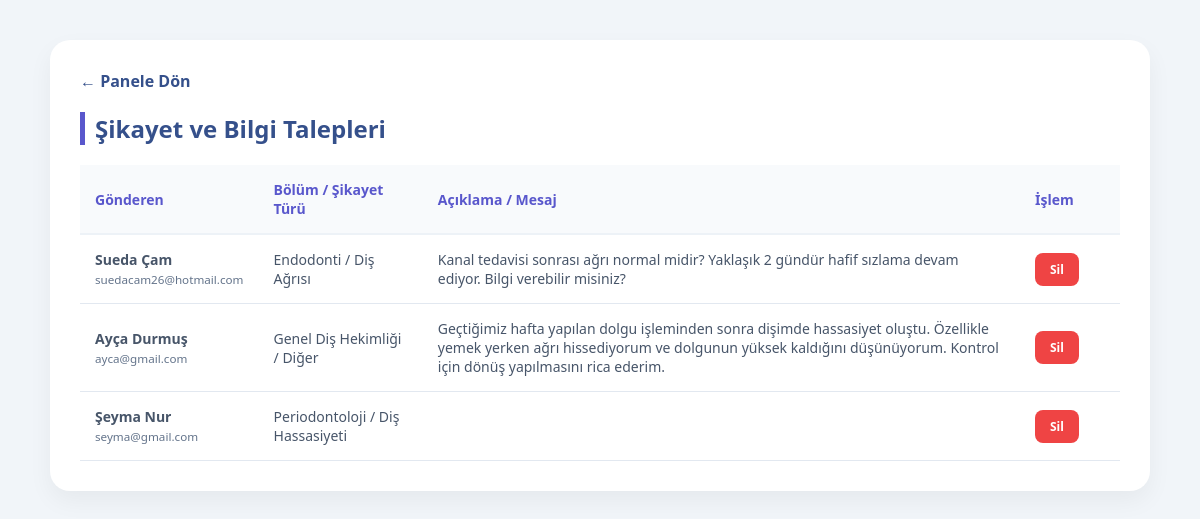
The app's page /admin/sikayetler.php (signed in) with its own data.
### tables this page shows
CREATE TABLE `sikayetvebilgi_talepleri` (
  `id` int NOT NULL,
  `ad` varchar(100) NOT NULL,
  `soyad` varchar(100) NOT NULL,
  `email` varchar(255) NOT NULL,
  `telefon` varchar(11) NOT NULL,
  `ilgili_bolum` varchar(100) DEFAULT NULL,
  `sikayet_turu` varchar(100) DEFAULT NULL,
  `aciklama` text NOT NULL
);

### dal/db.php (called while the page is built)
<?php
class db {
    private static $host = 'localhost';
    private static $dbname = 'disklinik_sistemi';
    private static $username = 'root';
    private static $password = 'sueda2005';
    private static $connection = null;
    public static function connect() {
        if (self::$connection === null) {
            try {
                self::$connection = new PDO(
                    "mysql:host=" . self::$host . ";dbname=" . self::$dbname . ";charset=utf8mb4",
                    self::$username,
                    self::$password
                );
                self::$connection->setAttribute(PDO::ATTR_ERRMODE, PDO::ERRMODE_EXCEPTION);
            } catch(PDOException $e) {
                die("Veritabanı bağlantı hatası: " . $e->getMessage());
            }
        }
        return self::$connection;
    }
}
?>

### bl/admin_bl.php (called while the page is built, shortened)
<?php
require_once __DIR__ . '/../dal/sikayet_dal.php';
class admin_bl {
    private $sikayetDAL;
    public function __construct() {
        $this->sikayetDAL = new sikayet_dal();
    }
    public function tumTalepler() { return $this->sikayetDAL->tumTalepleriGetir(); }
}
?>

### dal/sikayet_dal.php (called while the page is built, shortened)
<?php
require_once __DIR__ . '/db.php';
class sikayet_dal {
    private $db;
    public function __construct() {
        $this->db = db::connect();
    }
    public function tumTalepleriGetir() {
        $stmt = $this->db->prepare("CALL talepHepsi()");
        $stmt->execute();
        return $stmt->fetchAll(PDO::FETCH_ASSOC);
    }
}
?>

### admin/sikayetler.php (the view, shortened to what this page needs)
<?php
require_once __DIR__ . '/../bl/admin_bl.php';
$adminService = new admin_bl();
$talepler = $adminService->tumTalepler();
?>
<!DOCTYPE html>
<html lang="tr">
<head>
    <link rel="stylesheet" href="../css/style.css">
</head>
<body>
<div class="container">
    <a href="panel.php" class="geri-link">← Panele Dön</a>
    <h1>Şikayet ve Bilgi Talepleri</h1>
    <table>
        <thead>
            <tr>
                <th>Gönderen</th>
                <th>Bölüm / Şikayet Türü</th>
                <th>Açıklama / Mesaj</th>
                <th style="width: 100px;">İşlem</th>
            </tr>
        </thead>
        <tbody>
            <?php foreach($talepler as $t): ?>
            <tr>
                <td>
                    <strong><?= htmlspecialchars(($t['ad'] ?? '') . " " . ($t['soyad'] ?? '')) ?></strong><br>
                    <small style="color: #64748b;"><?= htmlspecialchars($t['email'] ?? '') ?></small>
                </td>
                <td><?= htmlspecialchars($t['ilgili_bolum'] ?? '') ?> / <?= htmlspecialchars($t['sikayet_turu'] ?? '') ?></td>
                <td><?= htmlspecialchars($t['aciklama'] ?? '') ?></td>
                <td><a href="?talep_sil=<?= $t['id'] ?>" class="btn btn-delete" onclick="return confirm('Talebi silmek istiyor musunuz?')">Sil</a></td>
            </tr>
            <?php endforeach; ?>
        </tbody>
    </table>
</div>
</body>
</html>

### css/style.css (style rules this page uses)
:root { --mavi: #35508b; --mor: #5957cc; --gradyan: linear-gradient(135deg, #6a88c9, #5957cc); --danger: #ef4444; --success: #22c55e; --bg: #f1f5f9; }
* { margin: 0; padding: 0; box-sizing: border-box; font-family: 'Segoe UI', Arial, sans-serif; }
body { background: var(--bg); color: #475569; }
.btn { padding: 8px 15px; border: none; border-radius: 8px; cursor: pointer; font-weight: bold; font-size: 12px; text-decoration: none; display: inline-block; }
.btn-delete { background: var(--danger); color: white; }

### admin/sikayetler.php (style rules this page uses)
body { padding: 40px; background: #f1f5f9; }
.container { max-width: 1100px; margin: auto; background: white; padding: 30px; border-radius: 20px; box-shadow: 0 10px 25px rgba(0,0,0,0.05); }
h1 { color: #35508b; margin-bottom: 20px; border-left: 5px solid #5957cc; padding-left: 10px; font-size: 24px; }
table { width: 100%; border-collapse: collapse; margin-top: 20px; }
th { text-align: left; padding: 15px; background: #f8fafc; color: #5957cc; font-size: 14px; border-bottom: 2px solid #edf2f7; }
td { padding: 15px; border-bottom: 1px solid #e2e8f0; font-size: 14px; }
.geri-link { display: inline-block; margin-bottom: 20px; text-decoration: none; color: #35508b; font-weight: bold; }

### records on screen
sikayetvebilgi_talepleri: ad+soyad "Sueda Çam", email "suedacam26@hotmail.com", ilgili_bolum "Endodonti", sikayet_turu "Diş Ağrısı", aciklama "Kanal tedavisi sonrası ağrı normal midir? Yaklaşık 2 gündür hafif sızlama devam ediyor. Bilgi verebilir misiniz?"
sikayetvebilgi_talepleri: ad+soyad "Ayça Durmuş", email "ayca@gmail.com", ilgili_bolum "Genel Diş Hekimliği", sikayet_turu "Diğer", aciklama "Geçtiğimiz hafta yapılan dolgu işleminden sonra dişimde hassasiyet oluştu. Özellikle yemek yerken ağrı hissediyorum ve dolgunun yüksek kaldığını düşünüyorum. Kontrol için dönüş yapılmasını rica ederim."
sikayetvebilgi_talepleri: ad+soyad "Şeyma Nur", email "seyma@gmail.com", ilgili_bolum "Periodontoloji", sikayet_turu "Diş Hassasiyeti"
